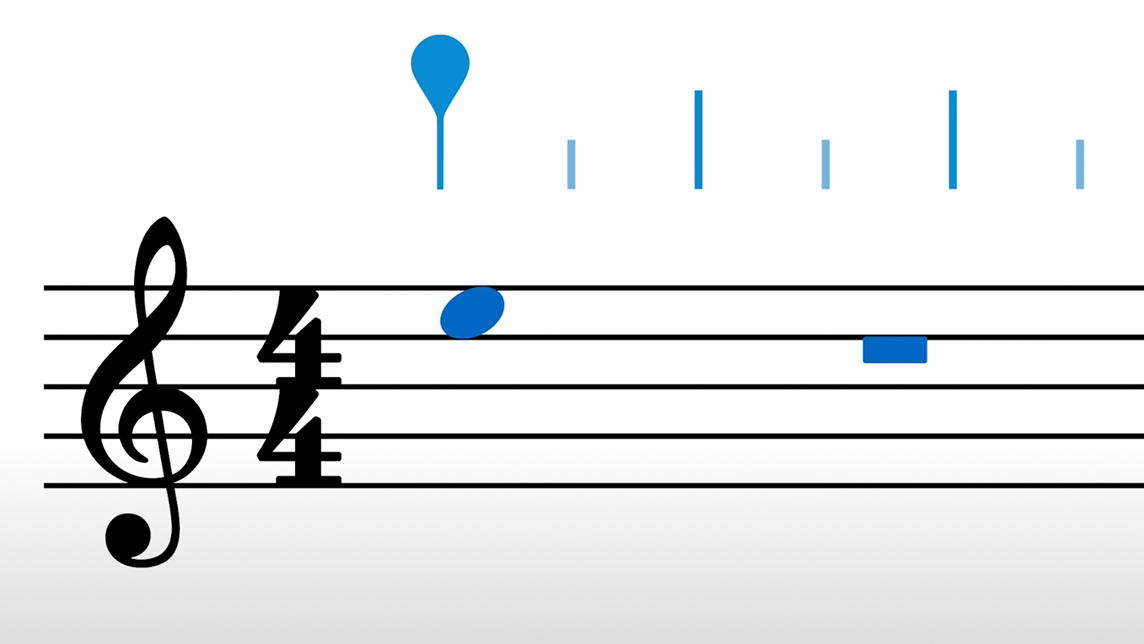
#> input picture src/appshell/resources/welcomedialog/ExploreTutorials.png, 1144 x 644 px
$ python make_doc_icon_mascot.py ../../src/appshell/resources/welcomedialog/ExploreTutorials.png out.png
#> lines starting #> are read from the running program, lines starting #| are printed output that depends on the picture
"""Pauta file icon (Treco look): white page with a folded corner, ink outline, hard shadow, staff lines and the mascot.
Usage (system python3 with PIL): python3 make_doc_icon_mascot.py <mascot face png, white background> <out .icns>"""
import os
import subprocess
import sys
import tempfile
from PIL import Image, ImageDraw

INK, WHITE, SHADOW, LINE, SKY = (10, 10, 10, 255), (255, 255, 255, 255), (10, 10, 10, 255), (200, 196, 186, 255), (190, 190, 255, 255)

face = Image.open(sys.argv[1]).convert("RGBA")
#> face is the input picture: PIL image 1144x644 RGBA; mean R, G, B, A 228.8, 230.4, 231.5, 255
w, h = face.size
#> w = 1144; h = 644
for p in [(0, 0), (w - 1, 0), (0, h - 1), (w - 1, h - 1)]:
    if face.getpixel(p)[:3] == (255, 255, 255):
        ImageDraw.floodfill(face, p, (255, 0, 255, 255), thresh=40)
px = face.load()
for y in range(h):
    for x in range(w):
        if px[x, y] == (255, 0, 255, 255):
            px[x, y] = (0, 0, 0, 0)
face = face.crop(face.getbbox())

S = 1024
img = Image.new("RGBA", (S, S), (0, 0, 0, 0))
#> img: PIL image 1024x1024 RGBA; every value is 0
d = ImageDraw.Draw(img)
L, T, R, B, fold, bw, sh = 196, 70, 812, 934, 170, 26, 30
page = [(L, T), (R - fold, T), (R, T + fold), (R, B), (L, B)]
d.polygon([(x + sh, y + sh) for x, y in page], fill=SHADOW)
d.polygon(page, fill=WHITE)
for i in range(5):  # staff
    y = 230 + i * 34
    d.rectangle([L + 70, y, R - 200 if i < 1 else R - 70, y + 8], fill=LINE)
d.polygon([(R - fold, T), (R - fold, T + fold), (R, T + fold)], fill=(235, 232, 224, 255))
d.line(page + [page[0]], fill=INK, width=bw, joint="curve")
d.line([(R - fold, T), (R - fold, T + fold), (R, T + fold)], fill=INK, width=bw, joint="curve")
box = 420
face.thumbnail((box, box), Image.LANCZOS)
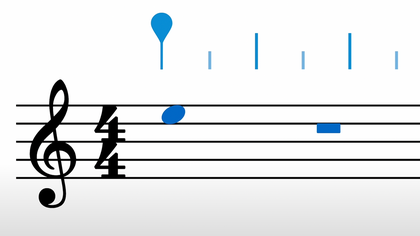
#> face: PIL image 420x236 RGBA; mean R, G, B, A 228.8, 230.4, 231.4, 255
img.alpha_composite(face, ((L + R) // 2 - face.width // 2, B - face.height - 70))
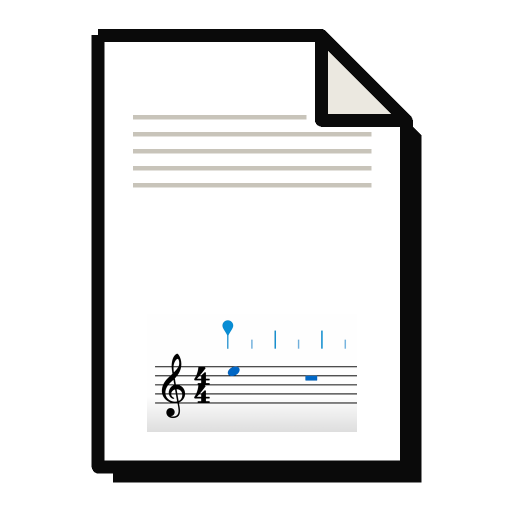
#> img: PIL image 1024x1024 RGBA (shown at 1/2 size); mean R, G, B, A 112.5, 112.6, 112.4, 140.6; transparent parts drawn white

with tempfile.TemporaryDirectory() as tmp:
    iconset = os.path.join(tmp, "PautaDocIcon.iconset")
    os.makedirs(iconset)
    for s in (16, 32, 128, 256, 512):
        img.resize((s, s), Image.LANCZOS).save(os.path.join(iconset, f"icon_{s}x{s}.png"))
        img.resize((s * 2, s * 2), Image.LANCZOS).save(os.path.join(iconset, f"icon_{s}x{s}@2x.png"))
#> this loop made 5 passes
#> pass 1, `img.resize((s, s), Image.LANCZOS).save(os.path.join(iconset, f"icon_{s..`:
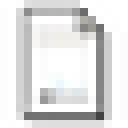
#> saved as icon_16x16.png: PIL image 16x16 RGBA (shown 8 times larger); mean R, G, B, A 117.1, 117.2, 117, 141.4; transparent parts drawn white
#> pass 1, `img.resize((s * 2, s * 2), Image.LANCZOS).save(os.path.join(iconset, f..`:
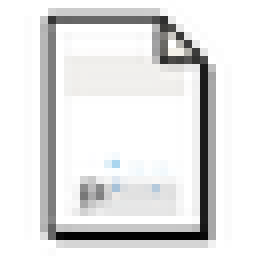
#> saved as icon_16x16@2x.png: PIL image 32x32 RGBA (shown 8 times larger); mean R, G, B, A 112.6, 112.7, 112.5, 140.8; transparent parts drawn white
#> pass 2, `img.resize((s * 2, s * 2), Image.LANCZOS).save(os.path.join(iconset, f..`:
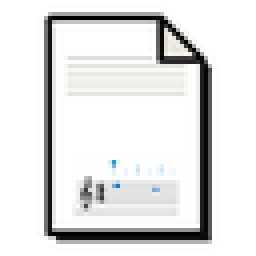
#> saved as icon_32x32@2x.png: PIL image 64x64 RGBA (shown 4 times larger); mean R, G, B, A 112.4, 112.4, 112.3, 140.7; transparent parts drawn white
    img.save(os.path.join(os.path.dirname(sys.argv[2]), "PautaDocIcon_1024.png"))
    subprocess.run(["iconutil", "-c", "icns", iconset, "-o", sys.argv[2]], check=True)
#> (this line was passed over: subprocess is not available in this run)
print("ok", sys.argv[2])
